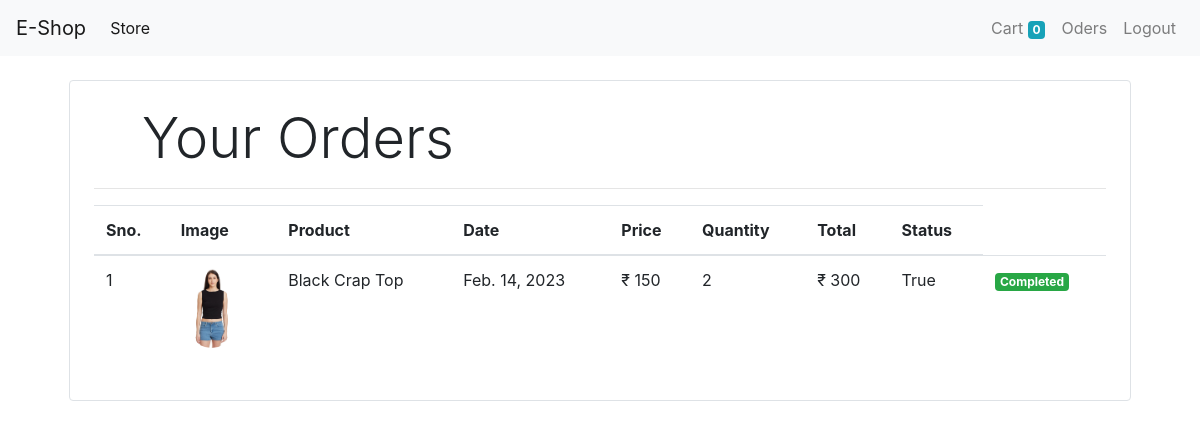
Screenshot of /orders (signed in) with the database file from the repository.
### store/models/orders.py (models this page shows, shortened)
class Order(models.Model):
    product=models.ForeignKey(Product,on_delete=models.CASCADE)
    customer=models.ForeignKey(Customer,on_delete=models.CASCADE)
    quantity=models.IntegerField(default=1)
    price=models.IntegerField()
    address=models.CharField(max_length=50,default='',blank=True)
    phone=models.CharField(max_length=50,default='',blank=True)
    date=models.DateField(default=datetime.datetime.today)
    status=models.BooleanField(default=False)
    @staticmethod
    def get_orders_by_customer(customer_id):
        return Order\
            .objects\
            .filter(customer=customer_id).order_by('-date')

### store/models/product.py (models this page shows, shortened)
class Product(models.Model):
    name=models.CharField(max_length=50)
    price=models.IntegerField(default=0)
    category=models.ForeignKey(Category,on_delete=models.CASCADE)
    descriptions=models.CharField(max_length=200)
    image=models.ImageField(upload_to='upload/product')

### store/middleware/auth.py (the view)
    def middleware(request):
        print(request.session.get('customer'))
        returnUrl=request.META['PATH_INFO']
        print(request.META['PATH_INFO'])
        if not request.session.get('customer'):
            return redirect(f'login?return_url={returnUrl}')
        response = get_response(request)
        return response

### store/templatetags/custom_filter.py (called while the page is built)
@register.filter(name='currency')
def currency(number):
    return "₹ "+str(number)

@register.filter(name='multiply')
def multiply(number,number1):
    return number*number1

### store/views/orders.py (called while the page is built)
    def get(self,request):
        customer=request.session.get('customer')
        orders=Order.get_orders_by_customer(customer)
        print(orders)
        orders=orders.reverse()
        return render(request,'orders.html',{'orders':orders})

### eshop/store/templates/orders.html
{% extends "base.html" %}
{% block content %}
{% load cart %}
{% load custom_filter %}
  <div class="container">
    <div class="border rounded p-4 m-4">
       <p class="display-4 pl-4 ml-4">Your Orders</p>
       <hr>
        <table class="table">
            <thead>
                <tr>
                    <th>Sno.</th>
                    <th>Image</th>
                    <th>Product</th>
                    <th>Date</th>
                    <th>Price</th>
                    <th>Quantity</th>
                    <th>Total</th>
                    <th>Status</th>
                </tr>
            </thead>
            <tbody>
                {% for order in orders %}
                <tr>
                    <td>{{forloop.counter}}</td>
                    <td><img style="height:80px;" class="rounded-circle" src="{{order.product.image.url}}" alt=""></td>
                    <td>{{order.product.name}}</td>
                    <td>{{order.date}}</td>
                    <td>{{order.price|currency}}</td>
                    <td>{{order.quantity}}</td>
                    <td>{{order.quantity|multiply:order.price|currency}}</td>
                    <td>{{order.status}}</td>
                    {% if order.status %}
                    <td><small class="badge badge-success">Completed</small></td>
                    {% else %}
                    <td><small class="badge badge-warning">Pending</small></td>
                    {% endif %}
                </tr>
                {% endfor %}
            </tbody>
        </table>
    </div>
  </div>
{% endblock %}

### rows the page displays
Order: product.image (picture), product.name "Black Crap Top", date "Feb. 14, 2023", price "₹ 150", quantity "2", quantity|multiply "₹ 300", status "True", shows "Completed"

### other values shown
{{ request.session.cart.keys|length }} "0"
